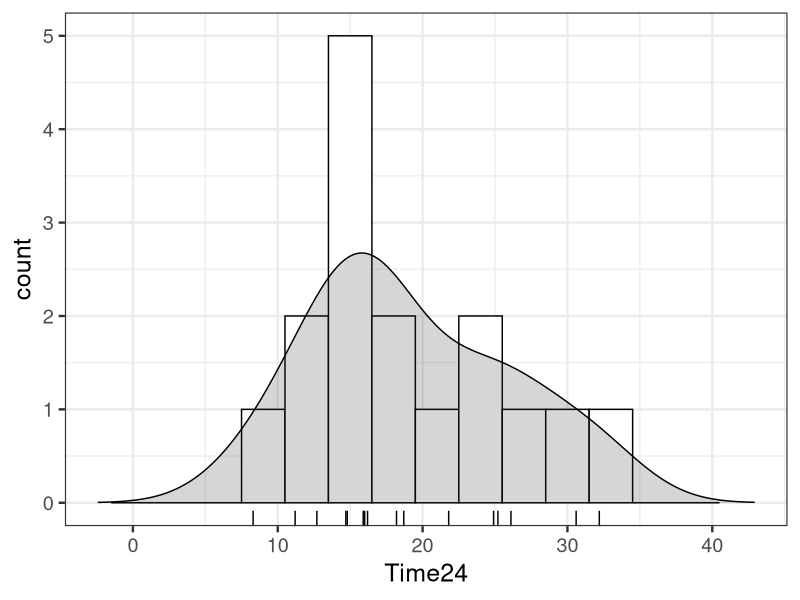

Here is the R script that generated this plot:
library(ggplot2)

d <- read.csv(file='input/data-conc-2.txt')
d_last <- d[ncol(d)]

bw <- 3.0
p <- ggplot(data=d_last, aes(x=Time24)) +
  theme_bw(base_size=18) +
  geom_histogram(binwidth=bw, color='black', fill='white') +
  geom_density(aes(y=after_stat(count)*bw), alpha=0.2, color='black', fill='gray20') +
  geom_rug(sides='b') +
  labs(x='Time24', y='count') +
  xlim(range(density(d_last$Time24)$x))
ggsave(file='output/fig8-7-right.png', plot=p, dpi=300, w=4, h=4)
